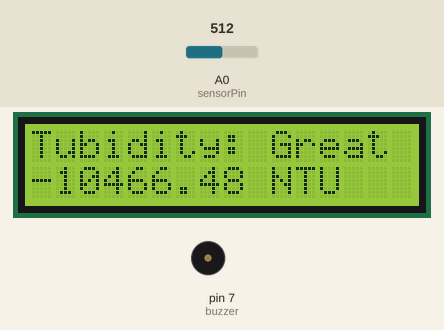
This sketch was run on a simulated Arduino Uno, built with avr-gcc and run on an emulated ATmega328P. On the bench: 16×2 character LCD, buzzer (waves = sounding). The inputs (shaded band) are chosen by the test bench; at power-on: A0 (sensorPin) = 512.

Above: at 1.2 s.
1.3 s: A0 (sensorPin) set to 316
At 3.0 s:
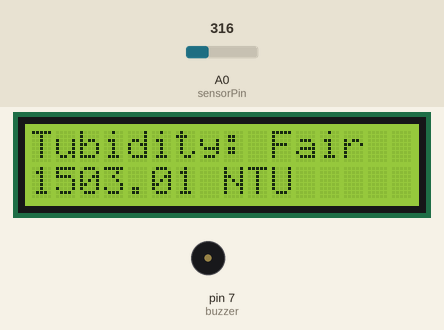
4.0 s: A0 (sensorPin) set to 299
At 6.9 s:
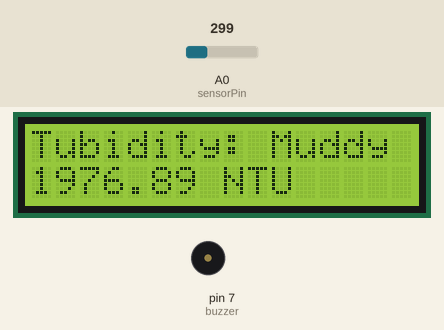
7.0 s: A0 (sensorPin) set to 306
At 9.6 s:
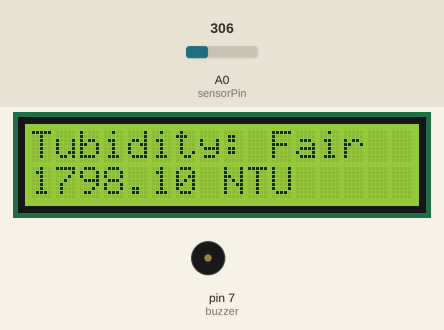
Timing chart, 0 to 11.1 s (numbered marks = the images above; inputs shaded):
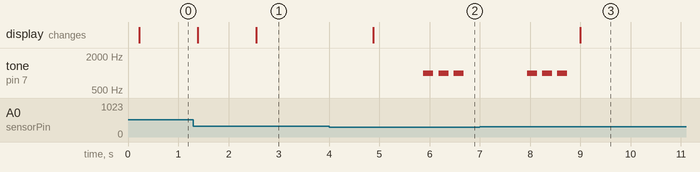

The sketch:

TURBIDITY_SENSOR_LCD_STOCK.ino
```cpp
#include <Wire.h>
#include <LiquidCrystal_I2C.h>    //https://github.com/fdebrabander/Arduino-LiquidCrystal-I2C-library
LiquidCrystal_I2C lcd(0x27, 16, 2);
#define buzzer 7
int sensorPin = A0;
float volt;
float ntu;

void setup()
{
  Serial.begin(9600);
  lcd.begin();
  lcd.backlight();
}

void loop()
{

    volt = 0;
    for(int i=0; i<800; i++)
    {
        volt += ((float)analogRead(sensorPin)/1023)*5*2.41;
    }
    volt = volt/800;
    volt = round_to_dp(volt,2);
    if(volt < 2.5){
      ntu = 3000;
    }else{
      ntu = -1120.4*square(volt)+5742.3*volt-4353.8;
    }
    if(ntu>=1400&&ntu<=1800){
    lcd.clear();
    lcd.setCursor(0,0);
    lcd.print("Tubidity: ");
    lcd.print("Fair");

    lcd.setCursor(0,1);
    lcd.print(ntu);
    lcd.print(" NTU");
    delay(1000);
    }
   else if(ntu>1801){
    lcd.clear();
    lcd.setCursor(0,0);
    lcd.print("Tubidity: ");
    lcd.print("Muddy");

    lcd.setCursor(0,1);
    lcd.print(ntu);
    lcd.print(" NTU");
    delay(1000);
    }

     else{

    lcd.clear();
    lcd.setCursor(0,0);
    lcd.print("Tubidity: ");
    lcd.print("Great");

    lcd.setCursor(0,1);
    lcd.print(ntu);
    lcd.print(" NTU");
    delay(1000);
    }
   if(ntu>1800){
  for(int j=0; j<=2;j++){

    tone(buzzer, 1000);
    delay(200);
    noTone(buzzer);
    delay(100);

  }
};
    }


float round_to_dp( float in_value, int decimal_place )
{
  float multiplier = powf( 10.0f, decimal_place );
  in_value = roundf( in_value * multiplier ) / multiplier;
  return in_value;
}
```

Measured:
- the behaviour switches between 306 and 305 on A0 (sensorPin) (found by bisection; images 1 and 2)
- after the input at 1.3 s, the display: first changes after 0.09 s (image 1 shows a later state)
- after the input at 4.0 s, tone on pin 7 (buzzer): alternates 1000 Hz for 0.20 s and silent for 0.10 s, starting after 1.9 s; the display: changes after 0.88 s (image 2)
- after the input at 7.0 s, tone on pin 7 (buzzer): goes on until 8.7 s, then stays silent; the display: changes after 2.0 s (image 3)
